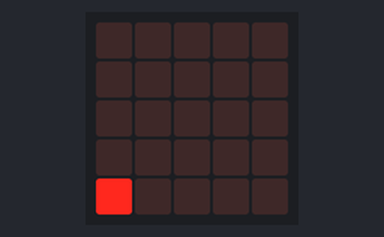
Recording of a program running on a simulated BBC micro:bit running MicroPython. Shown: the board's 5×5 LED display.

Above: at 0.37 s.
At 0.87 s:
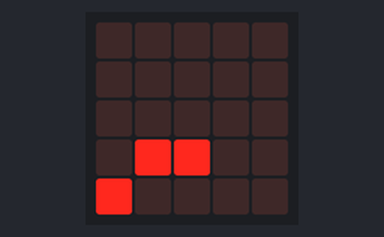
At 1.62 s:
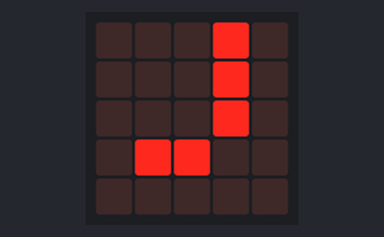
At 2.12 s:
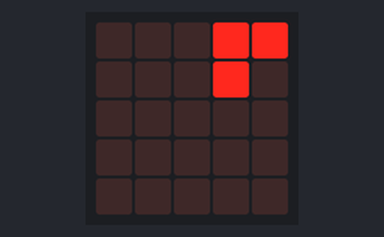
At 2.8 s:
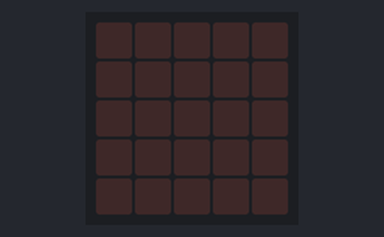

The program:

display-custom-animation-01.py
```python
# Imports go at the top
from microbit import *

# Create a custom image of a coyote
# First frame of the animation
snake_01 = Image("00000:"
                 "00000:"
                 "00000:"
                 "00000:"
                 "00000")
# Second frame of the animation
snake_02 = Image("00000:"
                 "00000:"
                 "00000:"
                 "00000:"
                 "90000")
# Third frame of the animation
snake_03 = Image("00000:"
                 "00000:"
                 "00000:"
                 "09000:"
                 "90000")
# Fourth frame of the animation
snake_04 = Image("00000:"
                 "00000:"
                 "00000:"
                 "09900:"
                 "90000")
# Fifth frame of the animation
snake_05 = Image("00000:"
                 "00000:"
                 "00090:"
                 "09900:"
                 "90000")
# Sixth frame of the animation
snake_06 = Image("00000:"
                 "00090:"
                 "00090:"
                 "09900:"
                 "90000")
# Seventh frame of the animation
snake_07 = Image("00090:"
                 "00090:"
                 "00090:"
                 "09900:"
                 "00000")
# Eighth frame of the animation
snake_08 = Image("00099:"
                 "00090:"
                 "00090:"
                 "00900:"
                 "00000")
# Ninth frame of the animation
snake_09 = Image("00099:"
                 "00090:"
                 "00000:"
                 "00000:"
                 "00000")
# Tenth frame of the animation
snake_10 = Image("00099:"
                 "00000:"
                 "00000:"
                 "00000:"
                 "00000")
# Eleventh frame of the animation
snake_11 = Image("00009:"
                 "00000:"
                 "00000:"
                 "00000:"
                 "00000")
# Twelfth frame of the animation
snake_12 = Image("00000:"
                 "00000:"
                 "00000:"
                 "00000:"
                 "00000")

# Code in a 'while True:' loop repeats forever
while True:
    # Display the animation
    display.show(snake_01) # First frame of the animation
    sleep(250)             # Wait for 250ms (0.25 seconds)
    display.show(snake_02) # Second frame of the animation
    sleep(250)             # Wait for 250ms (0.25 seconds)
    display.show(snake_03) # Third frame of the animation
    sleep(250)             # Wait for 250ms (0.25 seconds)
    display.show(snake_04) # Fourth frame of the animation
    sleep(250)             # Wait for 250ms (0.25 seconds)
    display.show(snake_05) # Fifth frame of the animation
    sleep(250)             # Wait for 250ms (0.25 seconds)
    display.show(snake_06) # Sixth frame of the animation
    sleep(250)             # Wait for 250ms (0.25 seconds)
    display.show(snake_07) # Seventh frame of the animation
    sleep(250)             # Wait for 250ms (0.25 seconds)
    display.show(snake_08) # Eighth frame of the animation
    sleep(250)             # Wait for 250ms (0.25 seconds)
    display.show(snake_09) # Ninth frame of the animation
    sleep(250)             # Wait for 250ms (0.25 seconds)
    display.show(snake_10) # Tenth frame of the animation
    sleep(250)             # Wait for 250ms (0.25 seconds)
    display.show(snake_11) # Eleventh frame of the animation
    sleep(250)             # Wait for 250ms (0.25 seconds)
    display.show(snake_12) # Twelfth frame of the animation
    sleep(250)             # Wait for 250ms (0.25 seconds)
```

Measured:
- by itself, everything shown: repeats every 3.0 s, in 11 steps
- what the display in image 4 shows lasts 0.5 s, from 2.8 s to 3.3 s
